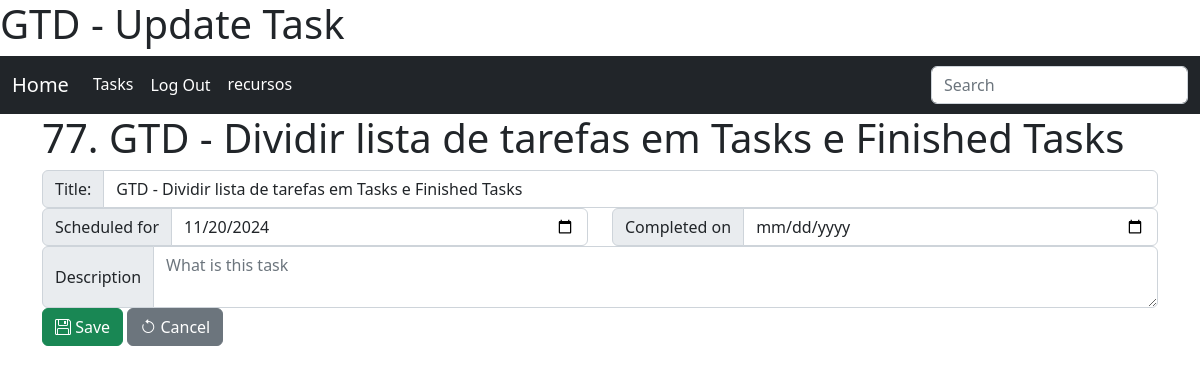
The app's page /tasks/task/77/update/ (signed in), older data.
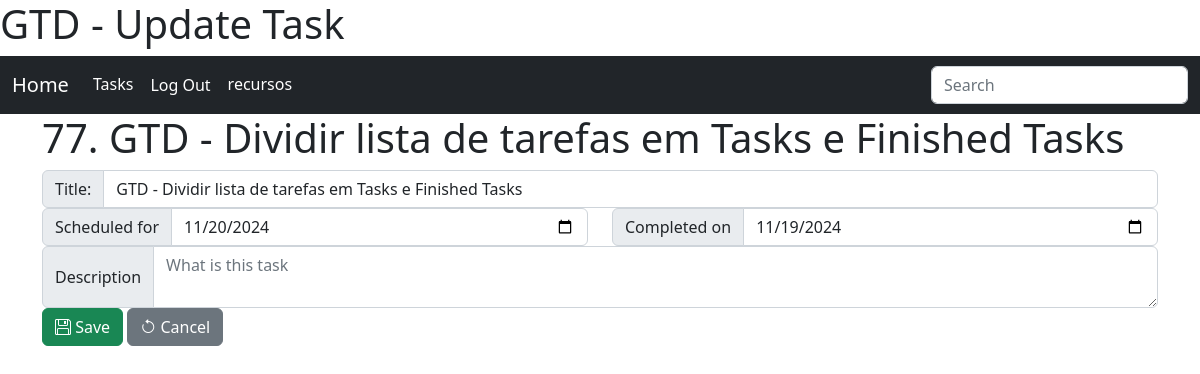
The same page, newer data.
### tasks/models.py (models this page shows, shortened)
class Task(models.Model):
    title = models.CharField("Title", max_length=160)
    description = models.TextField("description", blank=True, null=True)
    dt_scheduled = models.DateTimeField("Scheduled for", blank=True, null=True, default=defautlSchedule)
    dt_completed = models.DateTimeField("Completed on", blank=True, null=True)
    dt_canceled  = models.DateTimeField("Completed on", blank=True, null=True)
    created = models.DateTimeField('Created', auto_now_add=True, null=True)
    modified = models.DateTimeField('Modified', auto_now=True, null=True)
    class Meta:
        verbose_name = 'Task'
        verbose_name_plural = 'Tasks'
        ordering = ['dt_completed','dt_scheduled']

### tasks/views.py (the view, shortened to what this page needs)
# urls.py: path('task/<int:pk>/update/', TaskUpdateView.as_view(), name='update_task'),
class TaskUpdateView(LoginRequiredMixin, UpdateView):
    template_name = 'tasks/update_task.html'
    model = Task
    fields = ['title', 'description', 'dt_scheduled', 'dt_completed']

### tasks/templates/tasks/update_task.html (shortened to what this page needs)
{% extends 'core.html' %}
{% load static %}
{% block content %}
<h1>{{object.pk}}. {{object.title}}</h1>
<form class="" method="post" action="{% url 'tasks:update_task' object.pk %}">
    <fieldset>
      <div class="row form-group{% if form.title.errors %} has-error {% endif %}">
        <div class="input-group">
            <label for="id_title" class="input-group-text">Title:</label><input type="text" class="form-control" name="title" id="id_title" placeholder="Insert a task and press <ENTER>" value="{{object.title}}">
        </div>
      </div>
      <div class="row">
          <div class="col-6 form-group{% if form.dt_scheduled.errors %} has-error {% endif %}">
            <div class="input-group">
                <label for="id_dt_scheduled" class="input-group-text">Scheduled for</label><input type="date" class="form-control" name="dt_scheduled" id="id_dt_scheduled" value="{{object.dt_scheduled|date:'Y-m-d'|default:''}}" placeholder="Date">
            </div>
          </div>
          <div class="col-6 form-group{% if form.dt_completed.errors %} has-error {% endif %}">
            <div class="input-group">
                <label for="id_dt_completed" class="input-group-text">Completed on</label><input type="date" class="form-control" name="dt_completed" id="id_dt_completed" value="{{object.dt_completed|date:'Y-m-d'|default:''}}" placeholder="Date">
            </div>
          </div>
      </div>
      <div class="row form-group{% if form.description.errors %} has-error {% endif %}">
        <div class="col input-group">
            <label class="input-group-text" for="id_description">Description</label>
            <textarea class="form-control" placeholder="What is this task" id="id_description" name="description">{{object.description|default:''}}</textarea>
        </div>
      </div>
      <div class="row">
          <div class="col">
              <button class="btn btn-success" type="submit"><i class="bi bi-floppy"></i> Save</button>
              <button class="btn btn-secondary" type="reset"><i class="bi bi-arrow-counterclockwise"></i> Cancel</button>
          </div>
      </div>
    </fieldset>
</form>
{%endblock%}

Row changes from the older to the newer data that the page shows:
changed Task "GTD - Dividir lista de tarefas em Tasks e Finished Tasks": dt_completed (not shown) → "11/19/2024"
